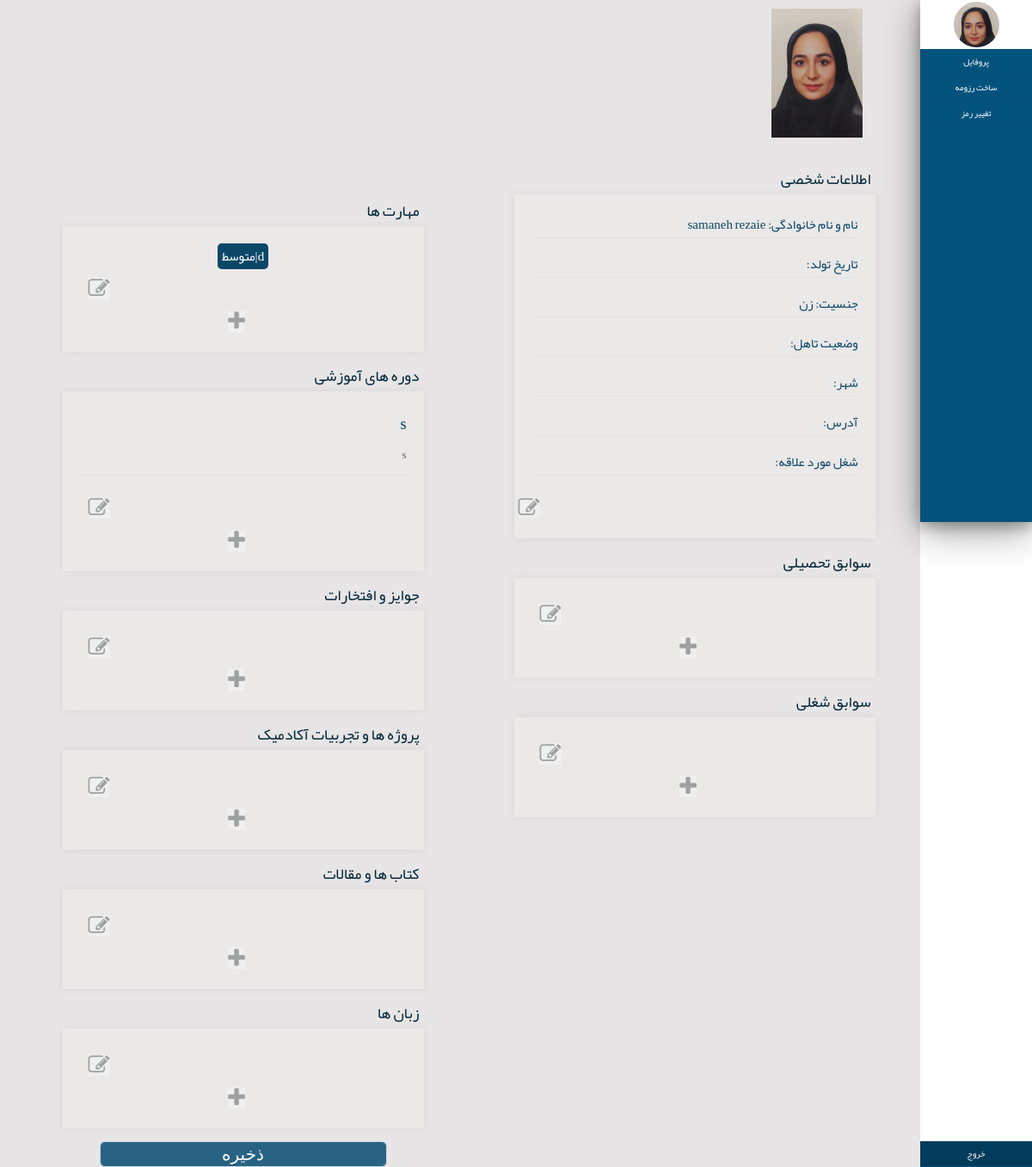
/accounts/resumeEdit/ (signed in), run on an earlier commit of the app's database.
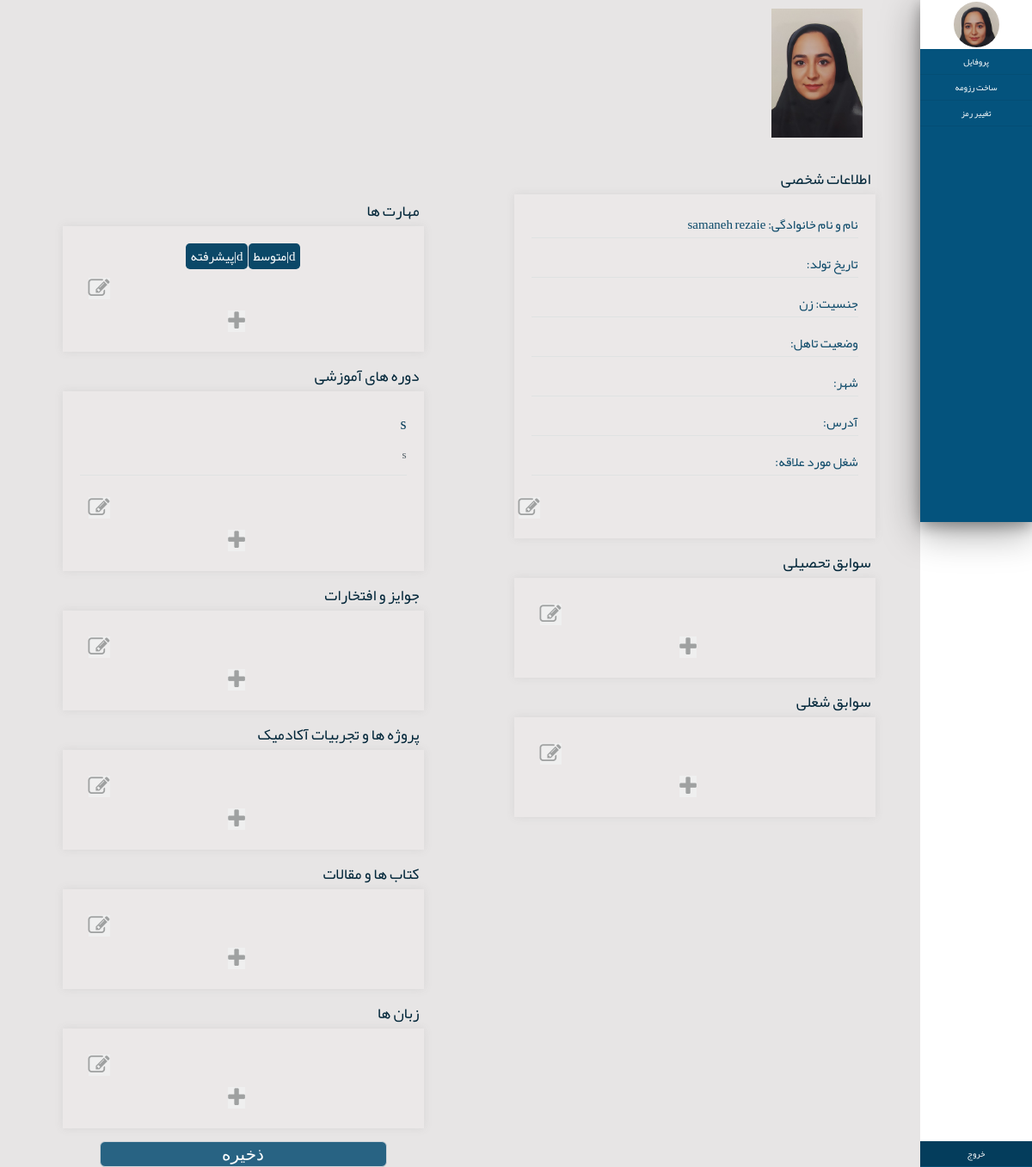
And on a later commit of the database.
### accounts/models.py (models this page shows, shortened)
class skillsModel(models.Model):
    class Meta:
        verbose_name="مهارت ها"
        verbose_name_plural="مهارت ها"
    skills = models.ForeignKey(ProfileModel, on_delete=models.CASCADE)
    skillname=models.CharField(max_length=100,verbose_name="مهارت")
    Basic=1
    intermidiate=2
    advanced=3
    status_choices=((Basic,"مقدماتی"),
                    (intermidiate,"متوسط"),
                    (advanced,"پیشرفته"))
    levelofskill=models.IntegerField(choices=status_choices,verbose_name="سطح مهارت",null=True)

class coursesModel(models.Model):
    class Meta:
        verbose_name="دوره های آموزشی"
        verbose_name_plural="دوره های آموزشی"
    courses=models.ForeignKey(ProfileModel, on_delete=models.CASCADE)
    coursesname=models.CharField(max_length=300,verbose_name="نام دوره آموزشی")
    institute=models.CharField(max_length=300,verbose_name="نام آموزشگاه")
    certificate=models.URLField(null=True,blank=True)

### accounts/views.py (the view)
# urls.py: path('resumeEdit/',views.ResumeEditView,name='index'),
@login_required
def ResumeEditView(request):
    profile = request.user.profile
    skillprofile=skillsModel.objects.filter(skills_id=profile)
    aducationprofile=aducationModel.objects.filter(aducations_id=profile)
    skillformsetinstance = skillFormSetinstance(skillsModel.objects.all())
    aducationformSetinstance=aducationFormSetinstance(aducationModel.objects.all())
    skillformset = skillFormSet(queryset=skillsModel.objects.none(),prefix='form5')
    aducationformSet=aducationFormSet(queryset=aducationModel.objects.none(),prefix='form1')
    workexperienceformSetinstance=workexperienceFormSetinstance(aducationModel.objects.all())
    workexperienceformSet=workexperienceFormSet(queryset=workexperienceModel.objects.none(),prefix='form3')
    workexperience=workexperienceModel.objects.filter(jobs_id=profile)
    coursesformSet = coursesFormSet(queryset=coursesModel.objects.none(),prefix='form7')
    coursesformSetinstance = coursesFormSetinstance(coursesModel.objects.all())
    course=coursesModel.objects.filter(courses_id=profile)
    awardformSet = awardFormSet(queryset=awardsModel.objects.none(),prefix='form9')
    awardformSetinstance = awardFormSetinstance(awardsModel.objects.all())
    award=awardsModel.objects.filter(awards_id=profile)
    projectsformSet = projectsFormSet(queryset=projectsModel.objects.none(),prefix='form11')
    projectsformSetinstance = projectsFormSetinstance(projectsModel.objects.all())
    project=projectsModel.objects.filter(projects_id=profile)
    articleformSet = articleFormSet(queryset=articlesModel.objects.none(),prefix='form13')
    articleformSetinstance = articleFormSetinstance(articlesModel.objects.all())
    article=articlesModel.objects.filter(articles_id=profile)
    languagesformSet = languagesFormSet(queryset=languagesModel.objects.none(),prefix='form15')
    languagesformSetinstance = languagesFormSetinstance(languagesModel.objects.all())
    language=languagesModel.objects.filter(languages_id=profile)
    if request.method == 'POST':
        if 'skilladd' in request.POST:
            skillformset = skillFormSet(request.POST,prefix='form5')
            if skillformset.is_valid():
                for skillform in skillformset:
                    if skillform.cleaned_data != {}:
                        skill = skillform.save(commit=False)
                        skill.skills = profile
                        skill.save()
        if 'skilledit' in request.POST:
            skillformsetinstance = skillFormSetinstance(request.POST,instance=profile)
            if skillformsetinstance.is_valid() :
                skillformsetinstance.save()
        if 'educationadd' in request.POST:
            aducationformSet=aducationFormSet(request.POST,prefix='form1')
            if aducationformSet.is_valid():
                for aducationform in aducationformSet:
                    if aducationform.cleaned_data != {}:
                        aducation = aducationform.save(commit=False)
                        aducation.aducations = profile
                        aducation.save()
        if 'aducationedit' in request.POST:
            aducationformSetinstance = aducationFormSetinstance(request.POST,instance=profile)
            if aducationformSetinstance.is_valid() :
                aducationformSetinstance.save()
        if 'workexperienceadd' in request.POST:
            workexperienceformSet = workexperienceFormSet(request.POST,prefix='form3')
            if workexperienceformSet.is_valid():
                for workexperienceform in workexperienceformSet:
                    if workexperienceform.cleaned_data != {}:
                        workexperience = workexperienceform.save(commit=False)
                        workexperience.jobs = profile
                        workexperience.save()
        if 'workexperienceedit' in request.POST:
            workexperienceformSetinstance = workexperienceFormSetinstance(request.POST,instance=profile)
            if workexperienceformSetinstance.is_valid() :
                workexperienceformSetinstance.save()
        if 'courcesadd' in request.POST:
            coursesformSet = coursesFormSet(request.POST,prefix='form7')
            if coursesformSet.is_valid():
                for coursesform in coursesformSet:
                    if coursesform.cleaned_data != {}:
                        courses = coursesform.save(commit=False)
                        courses.courses = profile
                        courses.save()
        if 'courcessedit' in request.POST:
            coursesformSetinstance = coursesFormSetinstance(request.POST,instance=profile)
            if coursesformSetinstance.is_valid() :
                coursesformSetinstance.save()
        if 'awardsadd' in request.POST:
            awardformSet = awardFormSet(request.POST,prefix='form9')
            if awardformSet.is_valid():
                for awardform in awardformSet:
                    if awardform.cleaned_data != {}:
                        award = awardform.save(commit=False)
                        award.awards = profile
                        award.save()
        if 'awardsedit' in request.POST:
            awardformSetinstance = awardFormSetinstance(request.POST,instance=profile)
            if awardformSetinstance.is_valid() :
                awardformSetinstance.save()
        if 'articleadd' in request.POST:
            articleformSet = articleFormSet(request.POST,prefix='form13')
            if articleformSet.is_valid():
                for articleform in articleformSet:
                    if articleform.cleaned_data != {}:
                        article = articleform.save(commit=False)
                        article.articles = profile
                        article.save()
        if 'articleedit' in request.POST:
            articleformSetinstance = articleFormSetinstance(request.POST,instance=profile)
            if articleformSetinstance.is_valid() :
                articleformSetinstance.save()
        if 'projectsadd' in request.POST:
            projectsformSet = projectsFormSet(request.POST,prefix='form11')
            if projectsformSet.is_valid():
                for projectsform in projectsformSet:
                    if projectsform.cleaned_data != {}:
                        project = projectsform.save(commit=False)
                        project.projects = profile
                        project.save()
        if 'projectsedit' in request.POST:
            projectsformSetinstance = projectsFormSetinstance(request.POST,instance=profile)
            if projectsformSetinstance.is_valid() :
                projectsformSetinstance.save()
        if 'languagesadd' in request.POST:
            languagesformSet = languagesFormSet(request.POST,prefix='form15')
            if languagesformSet.is_valid():
                for languagesform in languagesformSet:
                    if languagesform.cleaned_data != {}:
                        language = languagesform.save(commit=False)
                        language.languages = profile
                        language.save()
        if 'languagesedit' in request.POST:
            languagesformSetinstance = languagesFormSetinstance(request.POST,instance=profile)
            if languagesformSetinstance.is_valid() :
                languagesformSetinstance.save()
        if 'profileedit' in request.POST:
           resumeeditform=ResumeEditForm(request.POST,request.FILES,instance=request.user.profile)
           usereditform=UserEditForm(request.POST,instance=request.user)
           if resumeeditform.is_valid() and usereditform.is_valid():
               resumeeditform.save()
               usereditform.save()
        return HttpResponseRedirect(reverse(accounts.views.ResumeEditView))
    else:
        resumeeditform=ResumeEditForm(instance=request.user.profile)
        usereditform=UserEditForm(instance=request.user)
        skillformsetinstance = skillFormSetinstance(instance=profile)
        aducationformSetinstance=aducationFormSetinstance(instance=profile)
        workexperienceformSetinstance=workexperienceFormSetinstance(instance=profile)
        coursesformSetinstance = coursesFormSetinstance(instance=profile)
        awardformSetinstance = awardFormSetinstance(instance=profile)
        projectsformSetinstance = projectsFormSetinstance(instance=profile)
        articleformSetinstance = articleFormSetinstance(instance=profile)
        languagesformSetinstance = languagesFormSetinstance(instance=profile)
    context={
        "skill":skillprofile,
        "resumeeditform":resumeeditform,
        "usereditform":usereditform,
        "ProfileImage":request.user.profile.ProfileImage,
        "skillformset":skillformset,
        "aducationformSet":aducationformSet,
        "author":profile,
        "skillformsetinstance":skillformsetinstance,
        "aducationprofile":aducationprofile,
        "aducationformSetinstance":aducationformSetinstance,
        "resumeprofile":profile,
        "workexperienceformSetinstance":workexperienceformSetinstance,
        "workexperienceformSet":workexperienceformSet,
        "workexperience":workexperience,
        "coursesformSetinstance":coursesformSetinstance,
        "course":course,
        "coursesformSet":coursesformSet,
        "awardformSetinstance":awardformSetinstance,
        "awardformSet":awardformSet,
        "award":award,
        "projectsformSetinstance":projectsformSetinstance,
        "projectsformSet":projectsformSet,
        "project":project,
        "articleformSetinstance":articleformSetinstance,
        "articleformSet":articleformSet,
        "article":article,
        "languagesformSetinstance":languagesformSetinstance,
        "languagesformSet":languagesformSet,
        "language":language
    }
    return render(request,"accounts/resumeEdit.html",context)

### accounts/forms.py
class ResumeEditForm(forms.ModelForm):
    ProfileImage=forms.ImageField(widget=forms.FileInput)
    class Meta:
        model=ProfileModel
        fields=['ProfileImage','gender','marital_status','city','address','birthday',
        'intrested_job',]
    def __init__(self, *args, **kwargs):
        super(ResumeEditForm, self).__init__(*args, **kwargs)
        nonRequriedFields=['ProfileImage','gender','marital_status','city','address','birthday',
        'intrested_job',]
        self.fields["birthday"] = forms.DateField(widget=forms.SelectDateWidget(empty_label=['سال', 'ماه', 'روز'], years=YEAR_CHOICES, months=MONTH_CHOICES))
        for key in nonRequriedFields:
            self.fields[key].required = False

class UserEditForm(UserChangeForm):
    class Meta(UserChangeForm.Meta):
        fields=['first_name','last_name','email']
    password=None

### accounts/templates/accounts/resumeEdit.html (shortened to what the changed rows need)
{%load static%}
{% load widget_tweaks %}
{% load jalali_tags %}
<!DOCTYPE html>
<html lang="en">
<head>
    <link rel="stylesheet" href="{%static 'css/styless.css'%}">
    <link rel="stylesheet" href="{%static 'css/elements.css'%}">
    <link rel='stylesheet' href='https://cdnjs.cloudflare.com/ajax/libs/font-awesome/4.7.0/css/font-awesome.min.css'>
</head>
<body>
    <body dir="rtl">
        <div class="container bodyy">
            <div class="main_container">
            <div class="boxxrtl"  style="min-height: 607px;">
                    <div style="width: 40%; float: right;height: 420px ; margin-left: 5%; margin-right: 5%; padding-top: 3.5%;" >
                        <div class="formresume" >
                            {% for skills in skill %}
                                <p class="skillprofil">{{ skills.skillname|default:""  }}|{{ skills.get_levelofskill_display|default:""  }}</p>
                            {% endfor %}
                            <button type="button" style="display: inline;font-size: 25px;color: rgb(159, 161, 161);margin: 10px 335px 0px 0px;" class='fa fa-edit '  onclick="div_show6()"></button>
                            <button type="button" class="fa fa-plus" style="font-size: 25px;color: rgb(159, 161, 161);margin: 10px 15px 0px 0px;" aria-hidden="true" onclick="div_show5()"></button>
                        </div>
                        <div class="formresume">
                            {% for courses in course %}
                                <div class="profil">
                                    <p class="subtitle1">{{ courses.coursesname|default:"" }}</p>
                                    <p class="subtitle2">{{ courses.institute|default:"" }}
                                    </p>
                                </div>
                            {% endfor %}
                        </div>
                    </div>
            </div>
        </div>
</body>
</html>

What changed in the data, as far as the page shows it:
added skillsModel: skillname "d", levelofskill "پیشرفته"
